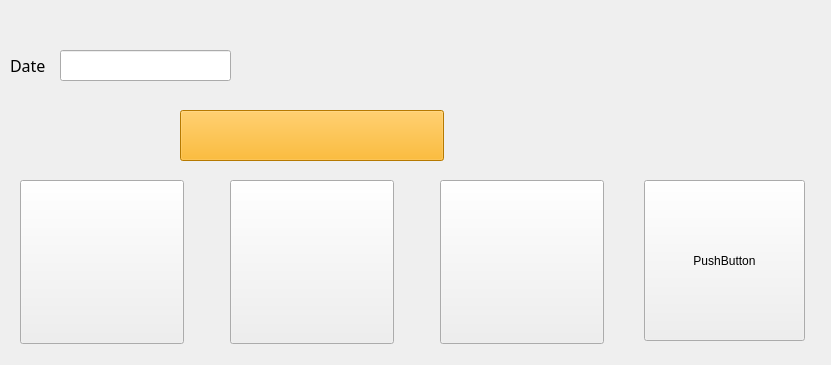
<?xml version="1.0" encoding="UTF-8"?>
<ui version="4.0">
 <class>Form</class>
 <widget class="QWidget" name="Form">
  <property name="geometry">
   <rect>
    <x>0</x>
    <y>0</y>
    <width>831</width>
    <height>365</height>
   </rect>
  </property>
  <property name="font">
   <font>
    <italic>false</italic>
    <underline>false</underline>
    <strikeout>false</strikeout>
   </font>
  </property>
  <property name="mouseTracking">
   <bool>false</bool>
  </property>
  <property name="windowTitle">
   <string>Form</string>
  </property>
  <property name="styleSheet">
   <string notr="true">background-image: url(:/imag/pagr.png);</string>
  </property>
  <property name="windowFilePath">
   <string/>
  </property>
  <widget class="QPushButton" name="pushButton">
   <property name="geometry">
    <rect>
     <x>230</x>
     <y>180</y>
     <width>164</width>
     <height>164</height>
    </rect>
   </property>
   <property name="styleSheet">
    <string notr="true">background-image: url(:/imag/etidient.png);</string>
   </property>
   <property name="text">
    <string/>
   </property>
  </widget>
  <widget class="QLineEdit" name="lineEdit">
   <property name="geometry">
    <rect>
     <x>60</x>
     <y>50</y>
     <width>171</width>
     <height>31</height>
    </rect>
   </property>
   <property name="styleSheet">
    <string notr="true">font: 75 16pt &quot;Stencil Std&quot;;</string>
   </property>
  </widget>
  <widget class="QLabel" name="label">
   <property name="geometry">
    <rect>
     <x>10</x>
     <y>50</y>
     <width>49</width>
     <height>31</height>
    </rect>
   </property>
   <property name="font">
    <font>
     <family>Vani</family>
     <pointsize>12</pointsize>
     <weight>50</weight>
     <italic>false</italic>
     <bold>false</bold>
    </font>
   </property>
   <property name="styleSheet">
    <string notr="true">font: 12pt &quot;Vani&quot;;
</string>
   </property>
   <property name="text">
    <string>Date</string>
   </property>
  </widget>
  <widget class="QPushButton" name="pushButton_2">
   <property name="geometry">
    <rect>
     <x>440</x>
     <y>180</y>
     <width>164</width>
     <height>164</height>
    </rect>
   </property>
   <property name="styleSheet">
    <string notr="true">background-image: url(:/imag/apsence.png);</string>
   </property>
   <property name="text">
    <string/>
   </property>
  </widget>
  <widget class="QPushButton" name="pushButton_3">
   <property name="geometry">
    <rect>
     <x>180</x>
     <y>110</y>
     <width>264</width>
     <height>51</height>
    </rect>
   </property>
   <property name="styleSheet">
    <string notr="true">background-image: url(:/imag/btn_1.png);
background-color: rgb(255, 170, 0);</string>
   </property>
   <property name="text">
    <string/>
   </property>
  </widget>
  <widget class="QPushButton" name="pushButton_8">
   <property name="geometry">
    <rect>
     <x>20</x>
     <y>180</y>
     <width>164</width>
     <height>164</height>
    </rect>
   </property>
   <property name="styleSheet">
    <string notr="true">background-image: url(:/imag/class.png);</string>
   </property>
   <property name="text">
    <string/>
   </property>
  </widget>
  <widget class="QPushButton" name="pushButton_4">
   <property name="geometry">
    <rect>
     <x>644</x>
     <y>180</y>
     <width>161</width>
     <height>161</height>
    </rect>
   </property>
   <property name="text">
    <string>PushButton</string>
   </property>
  </widget>
 </widget>
 <resources>
  <include location="fl.qrc"/>
 </resources>
 <connections/>
</ui>
